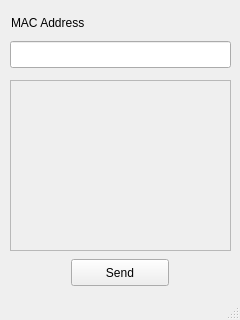
<?xml version="1.0" encoding="UTF-8"?>
<ui version="4.0">
 <class>MainWindow</class>
 <widget class="QMainWindow" name="MainWindow">
  <property name="geometry">
   <rect>
    <x>0</x>
    <y>0</y>
    <width>240</width>
    <height>320</height>
   </rect>
  </property>
  <property name="windowTitle">
   <string>MainWindow</string>
  </property>
  <widget class="QWidget" name="centralwidget">
   <widget class="QPushButton" name="SEND">
    <property name="geometry">
     <rect>
      <x>71</x>
      <y>259</y>
      <width>98</width>
      <height>27</height>
     </rect>
    </property>
    <property name="text">
     <string>Send</string>
    </property>
   </widget>
   <widget class="QLabel" name="MAC_label">
    <property name="geometry">
     <rect>
      <x>11</x>
      <y>14</y>
      <width>91</width>
      <height>17</height>
     </rect>
    </property>
    <property name="text">
     <string>MAC Address</string>
    </property>
   </widget>
   <widget class="QLineEdit" name="MAC">
    <property name="geometry">
     <rect>
      <x>10</x>
      <y>41</y>
      <width>221</width>
      <height>27</height>
     </rect>
    </property>
   </widget>
   <widget class="QFrame" name="RECOR">
    <property name="geometry">
     <rect>
      <x>10</x>
      <y>80</y>
      <width>221</width>
      <height>171</height>
     </rect>
    </property>
    <property name="frameShape">
     <enum>QFrame::StyledPanel</enum>
    </property>
    <property name="frameShadow">
     <enum>QFrame::Raised</enum>
    </property>
   </widget>
  </widget>
  <widget class="QStatusBar" name="statusbar"/>
 </widget>
 <resources/>
 <connections/>
</ui>
